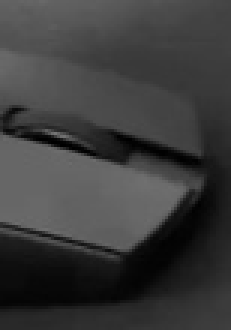
#> input picture Tracking/script/template.jpg, 77 x 110 px, shrunk from 147 x 212 before the run (shown 3 times larger)
$ python gerar_video.py
#> lines starting #> are read from the running program, lines starting #| are printed output that depends on the picture; after the words box and inside, x2 and y2 are one past the last pixel; in counts of white or black regions, pixels touching at a corner belong together
import cv2
import os

print("Iniciando a renderização do vídeo final...")

# 1. Configurações Iniciais
metodo = cv2.TM_SQDIFF_NORMED
template = cv2.imread('template.jpg', cv2.IMREAD_GRAYSCALE)
#> template is the input picture: shape (110, 77); min 0, max 117, mean 59.9

# Pega a largura (w) e altura (h) do template para desenhar o retângulo do tamanho exato
h, w = template.shape
#> h = 110; w = 77

# 2. Configuração do Vídeo de Saída
# Lê a primeira imagem para descobrir o tamanho (resolução) do vídeo
frame_teste = cv2.imread('frames/im1.jpg')
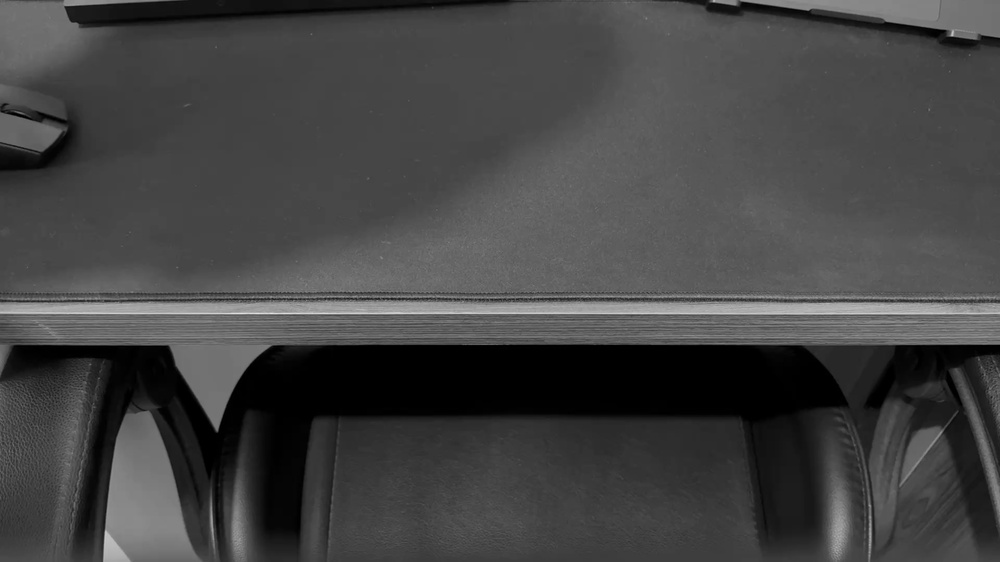
#> input picture Tracking/script/frames/im1.jpg, 1000 x 562 px, shrunk from 1920 x 1080 before the run
#> frame_teste is the input picture: shape (562, 1000, 3); min 0, max 230, mean 68
altura, largura, _ = frame_teste.shape
#> altura = 562; largura = 1000

# Configura o formato MP4 (garantia de compatibilidade) e 30 frames por segundo
fourcc = cv2.VideoWriter_fourcc(*'mp4v')
video_saida = cv2.VideoWriter('resultado_rastreio.mp4', fourcc, 30.0, (largura, altura))

# Descobre quantas imagens existem na pasta
arquivos = [f for f in os.listdir('frames') if f.startswith('im') and f.endswith('.jpg')]
num_frames = len(arquivos)

# 3. Loop de Rastreamento e Desenho
for i in range(1, num_frames + 1):
    caminho_img = f'frames/im{i}.jpg'

    # Precisamos ler a imagem duas vezes:
    # Uma colorida (para desenhar o retângulo verde bonito)
    frame_colorido = cv2.imread(caminho_img)
    # E uma cinza (para a matemática do OpenCV funcionar)
    frame_cinza = cv2.cvtColor(frame_colorido, cv2.COLOR_BGR2GRAY)

    # Aplica o método Campeão
    res = cv2.matchTemplate(frame_cinza, template, metodo)
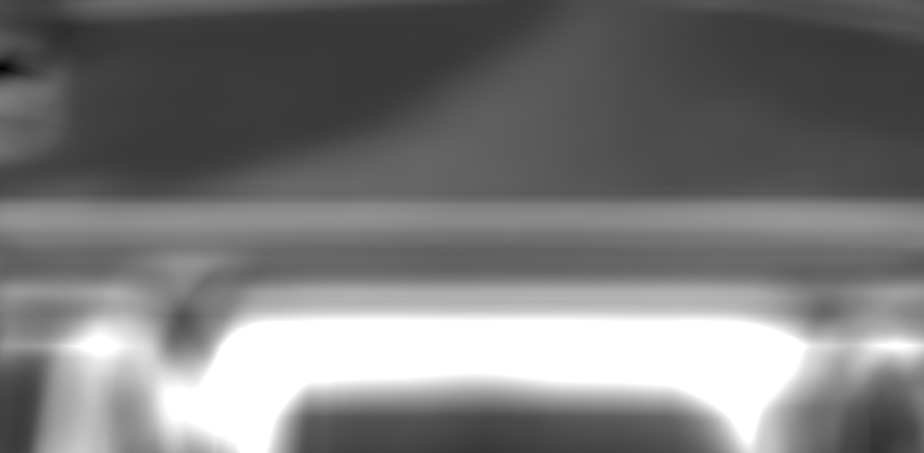
#> res: shape (453, 924) float32; min 0.00106, max 1, mean 0.478
    min_val, max_val, min_loc, max_loc = cv2.minMaxLoc(res)
#> min_val = 0.00106; max_val = 1; min_loc = (0, 68); max_loc = (346, 320)

    # Como usamos o SQDIFF, a melhor resposta está no min_loc (menor diferença)
    canto_superior_esquerdo = min_loc
#> canto_superior_esquerdo = (0, 68)
    canto_inferior_direito = (canto_superior_esquerdo[0] + w, canto_superior_esquerdo[1] + h)
#> canto_inferior_direito = (77, 178)

    # Desenha o retângulo verde (0, 255, 0) com espessura 2
    cv2.rectangle(frame_colorido, canto_superior_esquerdo, canto_inferior_direito, (0, 255, 0), 2)
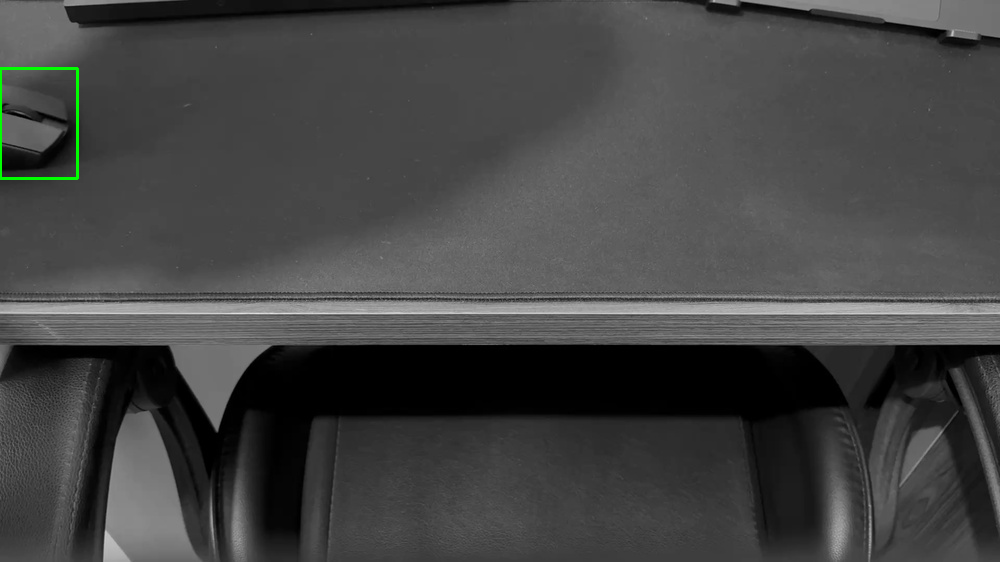
#> frame_colorido: shape (562, 1000, 3); 0.18% of pixels changed, all inside (x1, y1, x2, y2) = (0, 67, 79, 180)
#> (the run stopped early here; a loop or call above may not have finished)
